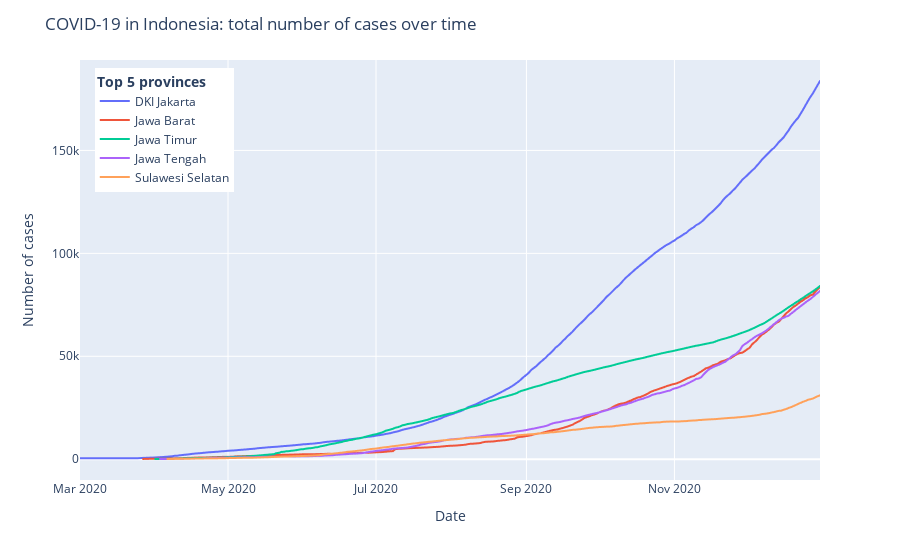

The code cell stored with this chart in its notebook:
### Markdown cell above
Visualisasi line plot 5 provinsi dengan jumlah kasus dan kematian tertinggi

### Code cell
pd.options.mode.chained_assignment = None
limit = 5
group = data.groupby(ColumnData.province)
t = group.tail(1).sort_values(ColumnData.cases, ascending=False).set_index(ColumnData.province).drop(
    columns=[ColumnData.date])

s = data[(data[ColumnData.province].isin([i for i in t.index[:limit]]))]
s = s[(s[ColumnData.cases] >= 100)]

# vis_lp = visualization line plot
vis_lp2 = px.line(s, x=ColumnData.date, y=ColumnData.cases, color=ColumnData.province)
vis_lp2.update_layout(title='COVID-19 in Indonesia: total number of cases over time',
                      xaxis_title=ColumnData.date, yaxis_title='Number of cases',
                      legend_title='<b>Top %s provinces</b>' % limit,
                      legend=dict(x=0.02, y=0.98))
vis_lp2.show()

### Figure 1 — Plotly figure (JSON) as saved in the notebook; plotly's stock layout.template omitted (floating-point values rounded to 4 significant figures; data arrays with more than 128 entries replaced by an {"elided": "..."} marker saying what was removed)
{"data": [{"hovertemplate": "Province=DKI Jakarta<br>Date=%{x}<br>Total Cases=%{y}<extra></extra>", "legendgroup": "DKI Jakarta", "line": {"color": "#636efa", "dash": "solid"}, "marker": {"symbol": "circle"}, "mode": "lines", "name": "DKI Jakarta", "showlegend": true, "type": "scattergl", "x": {"elided": "306 str values"}, "xaxis": "x", "y": {"elided": "306 int values"}, "yaxis": "y"}, {"hovertemplate": "Province=Jawa Barat<br>Date=%{x}<br>Total Cases=%{y}<extra></extra>", "legendgroup": "Jawa Barat", "line": {"color": "#EF553B", "dash": "solid"}, "marker": {"symbol": "circle"}, "mode": "lines", "name": "Jawa Barat", "showlegend": true, "type": "scattergl", "x": {"elided": "280 str values"}, "xaxis": "x", "y": {"elided": "280 int values"}, "yaxis": "y"}, {"hovertemplate": "Province=Jawa Timur<br>Date=%{x}<br>Total Cases=%{y}<extra></extra>", "legendgroup": "Jawa Timur", "line": {"color": "#00cc96", "dash": "solid"}, "marker": {"symbol": "circle"}, "mode": "lines", "name": "Jawa Timur", "showlegend": true, "type": "scattergl", "x": {"elided": "275 str values"}, "xaxis": "x", "y": {"elided": "275 int values"}, "yaxis": "y"}, {"hovertemplate": "Province=Jawa Tengah<br>Date=%{x}<br>Total Cases=%{y}<extra></extra>", "legendgroup": "Jawa Tengah", "line": {"color": "#ab63fa", "dash": "solid"}, "marker": {"symbol": "circle"}, "mode": "lines", "name": "Jawa Tengah", "showlegend": true, "type": "scattergl", "x": {"elided": "273 str values"}, "xaxis": "x", "y": {"elided": "273 int values"}, "yaxis": "y"}, {"hovertemplate": "Province=Sulawesi Selatan<br>Date=%{x}<br>Total Cases=%{y}<extra></extra>", "legendgroup": "Sulawesi Selatan", "line": {"color": "#FFA15A", "dash": "solid"}, "marker": {"symbol": "circle"}, "mode": "lines", "name": "Sulawesi Selatan", "showlegend": true, "type": "scattergl", "x": {"elided": "270 str values"}, "xaxis": "x", "y": {"elided": "270 int values"}, "yaxis": "y"}], "layout": {"autosize": true, "legend": {"title": {"text": "<b>Top 5 provinces</b>"}, "tracegroupgap": 0, "x": 0.02, "y": 0.98}, "margin": {"t": 60}, "title": {"text": "COVID-19 in Indonesia: total number of cases over time"}, "xaxis": {"anchor": "y", "autorange": true, "domain": [0, 1], "range": ["2020-03-01", "2020-12-31"], "title": {"text": "Date"}, "type": "date"}, "yaxis": {"anchor": "x", "autorange": true, "domain": [0, 1], "range": [-10100.0, 193900.0], "title": {"text": "Number of cases"}, "type": "linear"}}}
